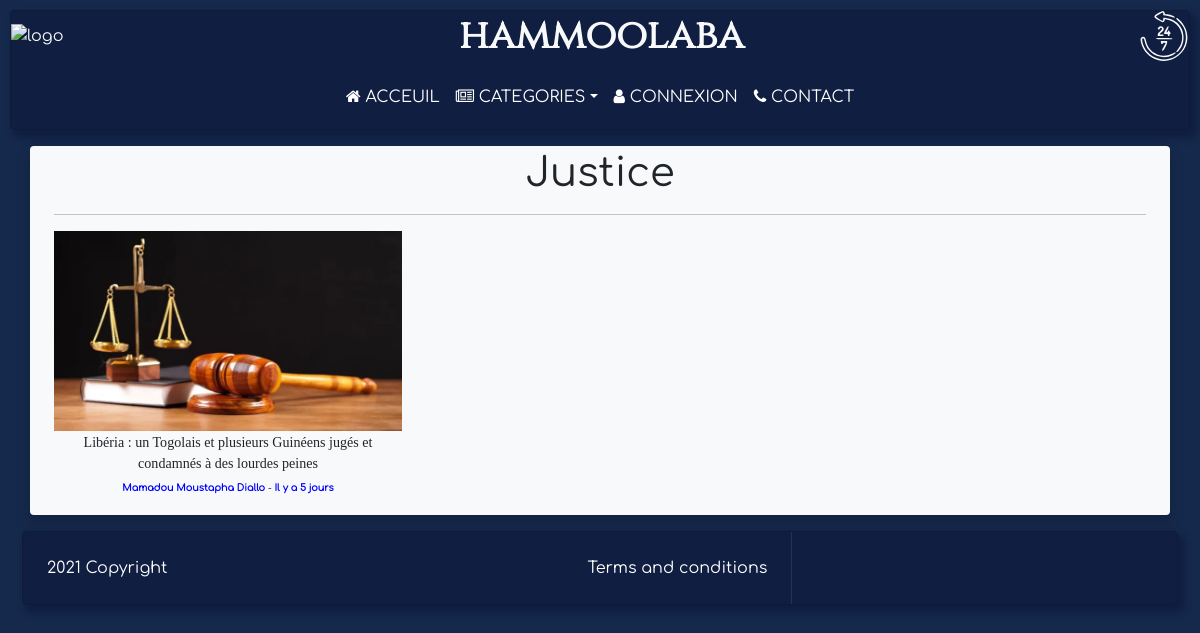
The page /category.php?id=10 on the database as committed earlier.
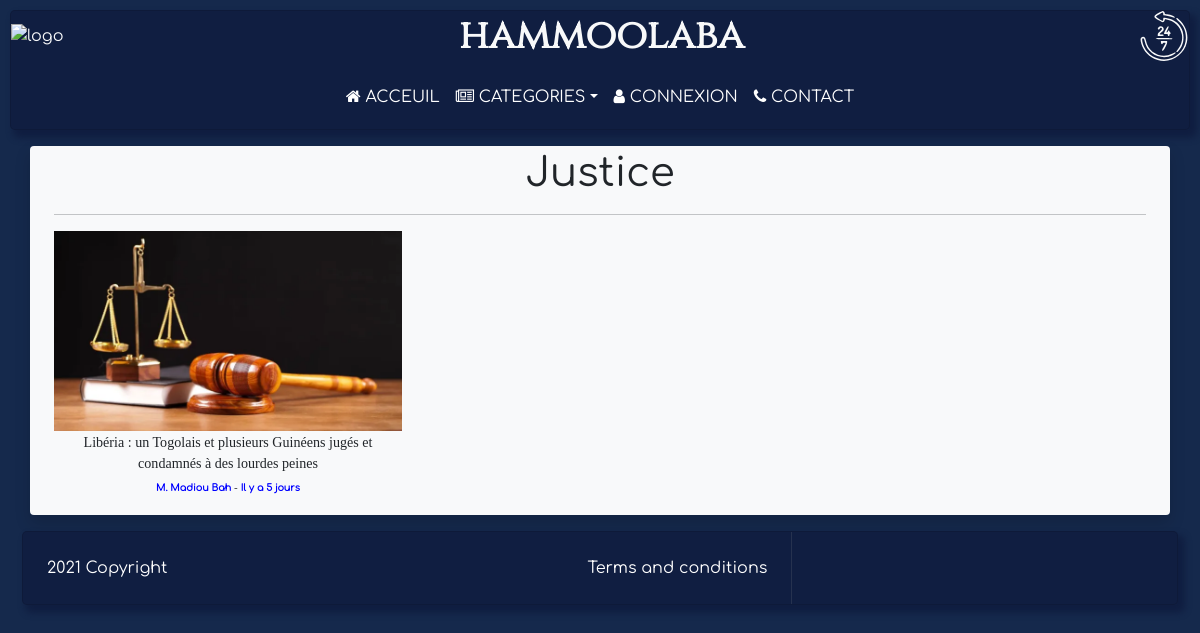
The same page on the database as committed later.
### tables this page shows
CREATE TABLE `articles` (
  `id` int NOT NULL AUTO_INCREMENT,
  `title` varchar(255) NOT NULL,
  `dateposted` datetime NOT NULL,
  `body` text NOT NULL,
  `imgpath` varchar(100) NOT NULL,
  `cat_id` int NOT NULL,
  `author_id` int NOT NULL,
  PRIMARY KEY (`id`),
  KEY `cat_id` (`cat_id`),
  KEY `fk_author_id_users_id` (`author_id`),
  CONSTRAINT `articles_ibfk_1` FOREIGN KEY (`cat_id`) REFERENCES `categories` (`id`),
  CONSTRAINT `fk_author_id_users_id` FOREIGN KEY (`author_id`) REFERENCES `users` (`id`)
);

CREATE TABLE `users` (
  `id` int NOT NULL AUTO_INCREMENT,
  `name` varchar(100) NOT NULL,
  `username` varchar(20) NOT NULL,
  `password` varchar(20) NOT NULL,
  `email` varchar(100) NOT NULL,
  `role` char(1) NOT NULL DEFAULT '0',
  PRIMARY KEY (`id`),
  UNIQUE KEY `username` (`username`),
  UNIQUE KEY `email` (`email`)
);

### config.php (called while the page is built, shortened)
<?php
  $config_imgarticle_folder = "Images/articles";

### functions.php (the view)
<?php
function date_duree($from){
  $to = time();
  $from = strtotime($from);
  $diff = ($to - $from);
  if($diff < 3600){
    $duree = sprintf("%d", $diff / 60);
    return "Il y a " . $duree . " minute" . ($duree > 1 ? "s" : "");
  }
  else if($diff < 86400){
    $duree = sprintf("%d", $diff / 3600);
    return "Il y a " . $duree . " heure" . ($duree > 1 ? "s" : "");
  }
  else if($diff < 86400 * 7){
    $duree = sprintf("%d", $diff / 86400);
    return "Il y a " . $duree . " jour" . ($duree > 1 ? "s" : "");
  }
  else if($diff < 86400 * 364.25){
    return date('d M H:i', $from);
  }
  else
    return date('D d M Y H:i', $from);
}
function article($datas){
  require "config.php";
  return
  '<div class="grid-item col-lg-4 col-md-6">'
    . '<div class="d-flex flex-column">'
      . '<div class="image_article"><img src="' . $config_imgarticle_folder . '/' . $datas['imgpath'] . '" alt="' . $datas['title'] . '" width="100%"></div>'
      . '<div>'
          . '<h5 class="article-title"><a href="article.php?id='. $datas['id'] . '">'. $datas['title'] . '</a></h5>'
          . '<p class="infos-sup"><span class="auteur-article">'. $datas['author_name'] . '</span> - <span class="heure-publication">' . date_duree($datas['dateposted']) . '</span></p>'
      . '</div>'
    . '</div>'
  . '</div>';
}

### category.php (shortened to what this page needs)
<?php
		require "config.php";
		require "functions.php";
		$db = new mysqli($hname, $uname, $pword, $dbase);
		if(isset($_GET['id'])){
				if(isset($_GET['page'])){
					$page = (int)$_GET['page'];
					if($page <= 0) $page = 1;
				}
				else{
					$page = 1;
				}
				$id = (int)$_GET['id'];
				$querystr = "SELECT categories.*, count(articles.id) AS total_articles FROM categories INNER JOIN articles ON categories.id = articles.cat_id WHERE articles.cat_id = " . $id;
				$resultcateg = $db->query($querystr);
		}
		else{
				$querystr = "SELECT categories.*, count(articles.id) AS total_articles FROM categories INNER JOIN articles ON categories.id = articles.cat_id GROUP BY categories.id, categories.name ORDER BY categories.name";
				$resultcateg = $db->query($querystr);
		}
		require "includes/header.php" ;
?>
<div class="container">
	<?php if($resultcateg->num_rows === 0) : ?>
		<h2 class="text-center">Liste des topics</h2>
		<?= "<p>Il n'y au aucun topic actuellement !</p>"?>
	<?php elseif($resultcateg->num_rows === 1): ?>
		<?php
			$rowcat = $resultcateg->fetch_array(MYSQLI_ASSOC);
			echo "<h1 class='text-center'>" . $rowcat['name'] . '</h1>';
			echo "<hr>";
		?>
		<div class="row grid">
			<?php
				$resultarticles = $db->query("SELECT articles.id, title, dateposted, imgpath, users.name AS author_name FROM articles INNER JOIN users ON articles.author_id = users.id WHERE articles.cat_id = " . $id . " ORDER BY dateposted DESC");
				if($resultarticles->num_rows === 0){
					echo "<p>Il n'y a aucun article sur ce topic pour l'instant !";
				}
				else{
					$resultarticles->data_seek(($page - 1) * MAX_ARTICLES_PER_PAGE);
					$i = 0;
					while($i < MAX_ARTICLES_PER_PAGE && $rowarticle = $resultarticles->fetch_array(MYSQLI_ASSOC)){
						echo article($rowarticle);
						$i++;
					}
				}
			?>
		</div>
	<?php endif ?>
</div>
<?php require "includes/footer.php" ; ?>

Rows that differ between the two databases and show on the page:
changed articles "Il y a 5 jours": author.name "Mamadou Moustapha Diallo" → "M. Madiou Bah"
